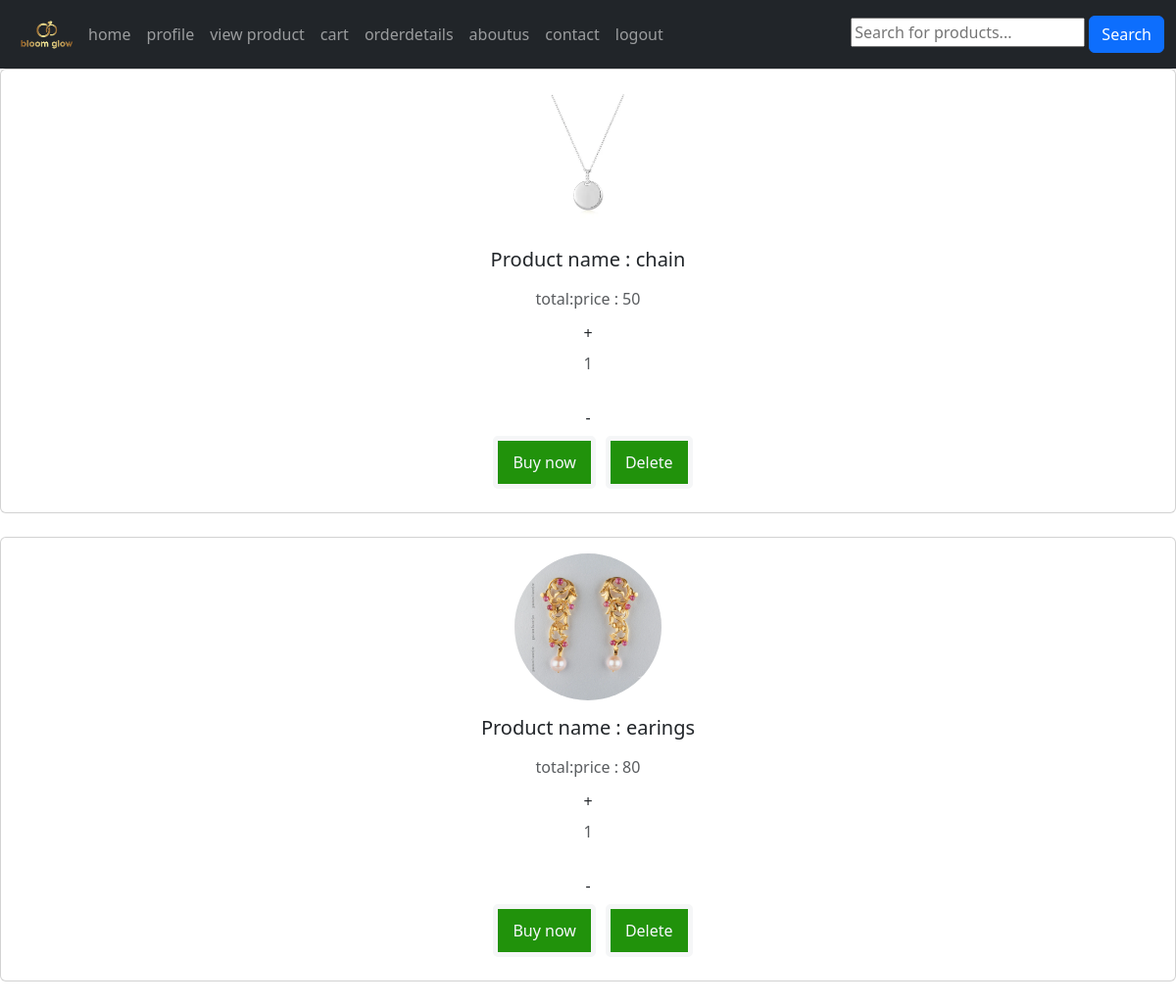
Before: /user_view_cart (signed in) with the older database file.
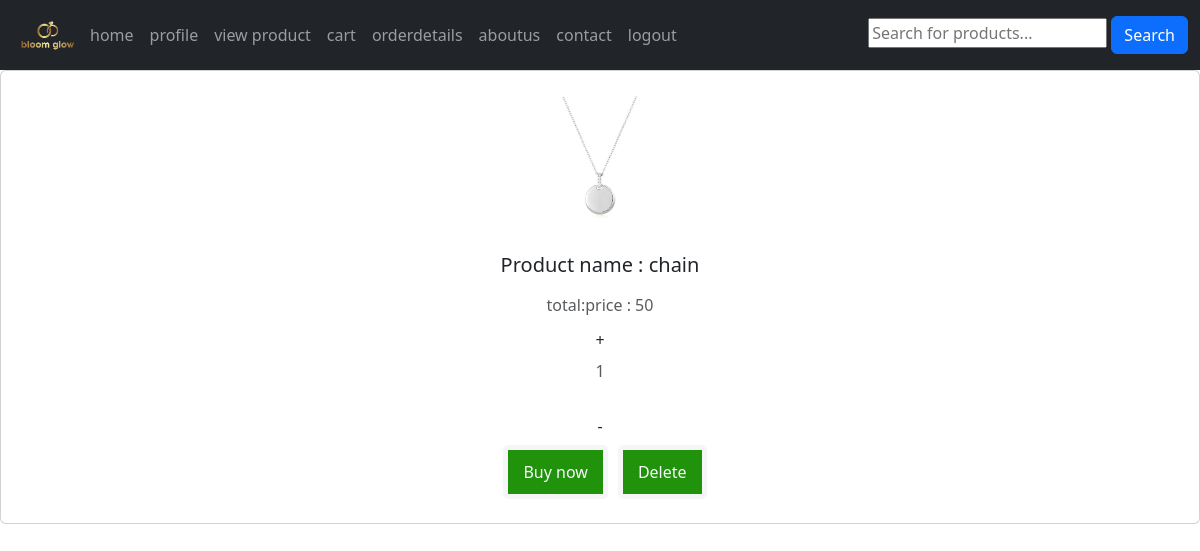
After: the same page with the newer database file.
### app/models.py (models this page shows, shortened)
class cart(models.Model):
    user = models.ForeignKey(Register,on_delete=models.CASCADE)
    product = models.ForeignKey(Product,on_delete=models.CASCADE)
    quantity = models.IntegerField()
    def total_price(self):
        return self.quantity * self.product.price

class Product(models.Model):
    shop = models.ForeignKey(Shopreg,on_delete=models.CASCADE)
    name = models.TextField()
    discription = models.TextField()
    price = models.IntegerField()
    quantity = models.IntegerField()
    offerprice = models.IntegerField()
    image = models.FileField()

### app/views.py (the view)
# urls.py: path('user_view_cart',views.user_view_cart),
def user_view_cart(req):
    if 'user' in req.session:
        data=cart.objects.filter(user=get_usr(req))
        return render(req,'user/addtocart.html',{'data':data})

### app/views.py (called while the page is built)
def get_usr(req):
    data=Register.objects.get(Email=req.session['user'])
    return data

### template/user/addtocart.html (shortened to what this page needs)
<!DOCTYPE html>
<html lang="en">
<head>
    <link href="https://cdn.jsdelivr.net/npm/bootstrap@5.3.3/dist/css/bootstrap.min.css" rel="stylesheet">
</head>
<body>
  <nav class="navbar navbar-expand-sm navbar-dark bg-dark">
    <div class="container-fluid">
      <a href="../userhome" class="logo">
        <img src="static/logo.png" alt="logo" width="70px">
      </a>
      <div class="collapse navbar-collapse" id="mynavbar">
        <ul class="navbar-nav me-auto">
          <li class="nav-item">
            <a class="nav-link" href="../userhome">home</a>
          </li>
          <li class="nav-item">
            <a class="nav-link" href="../profile">profile</a>
          </li>
          <li class="nav-item">
            <a class="nav-link" href="../userviewproduct">view product</a>
          </li>
          <li class="nav-item">
            <a class="nav-link" href="../user_view_cart">cart</a>
          </li>
          <li class="nav-item">
            <a class="nav-link" href="../orderdetails">orderdetails</a>
          </li>
            <a class="nav-link" href="../aboutus">aboutus</a>
            <a class="nav-link" href="../contact">contact</a>
          <li class="nav-item">
            <a class="nav-link" href="../logout">logout</a>
          </li>
        </ul>
        <form method="get" action="{% url 'product_search' %}">
          <input type="text" name="query" placeholder="Search for products...">
          <button  class="btn btn-primary" type="submit">Search</button>
      </form>
      </div>
    </div>
  </nav>
     {% for i in data %}
         <div class="card mb-4">
           <div class="card-body text-center">
             <img src="{{i.product.image.url}}" alt="avatar" class="rounded-circle img-fluid" style="width: 150px;height: 150px;">
             <h5 class="my-3">Product name : {{i.product.name}}</h5>
             <p class="text-muted mb-1">total:price : {{i.total_price}}</p>
             <a href="../qty_incri/{{i.pk}}" class="btn">+</a><p class="text-muted mb-4">{{i.quantity}}</p>
             <a href="../qty_decri/{{i.pk}}" class="btn">-</a>
             <div class="d-flex justify-content-center mb-2">
               <a class="pro" href="../buynow/{{i.pk}}">Buy now</a>
               <a class="pro" href="../deleteitem/{{i.pk}}">Delete</a>
             </div>
           </div>
         </div>
         {% endfor %}
</body>
</html>

### template/user/addtocart.html (style rules this page uses)
.pro { display: inline-block; padding: 10px 15px; color: hwb(228 97% 1%); background-color: rgb(33, 146, 11); border: 5px solid #f5f6f7; text-align: center; text-decoration: none; border-radius: 5px; margin-left: 10px; transition: background-color 0.3s, color 0.3s; }

Changed rows visible on the page:
removed cart: product.image (picture), product.name "earings", total_price "80", quantity "1"
